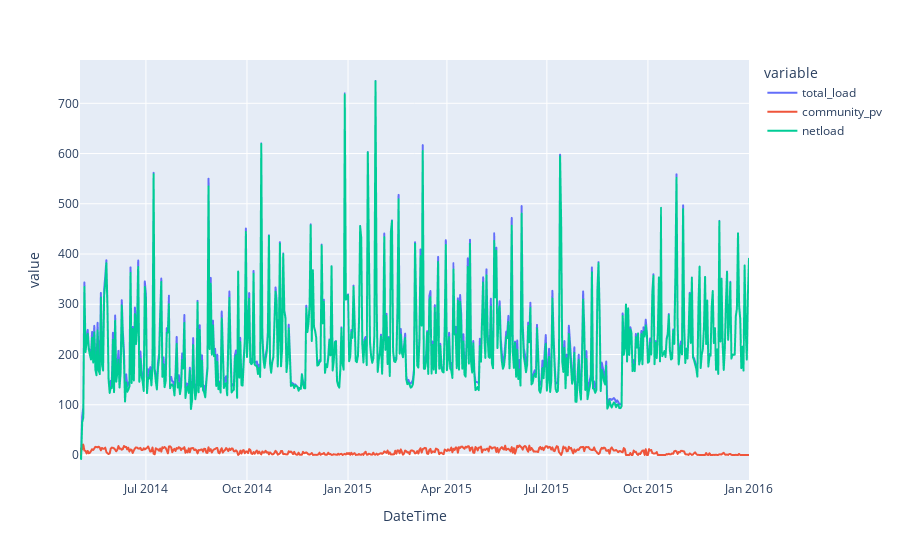

The notebook cell this image was saved under:
### Code cell
px.line(df_netload_1min.resample('1D').mean())

### Figure 1 — Plotly figure (JSON) as saved in the notebook; plotly's stock layout.template omitted (floating-point values rounded to 4 significant figures; data arrays with more than 128 entries replaced by an {"elided": "..."} marker saying what was removed)
{"data": [{"hovertemplate": "variable=total_load<br>DateTime=%{x}<br>value=%{y}<extra></extra>", "legendgroup": "total_load", "line": {"color": "#636efa", "dash": "solid"}, "marker": {"symbol": "circle"}, "mode": "lines", "name": "total_load", "showlegend": true, "type": "scattergl", "x": {"elided": "610 str values"}, "xaxis": "x", "y": {"elided": "610 float values"}, "yaxis": "y"}, {"hovertemplate": "variable=community_pv<br>DateTime=%{x}<br>value=%{y}<extra></extra>", "legendgroup": "community_pv", "line": {"color": "#EF553B", "dash": "solid"}, "marker": {"symbol": "circle"}, "mode": "lines", "name": "community_pv", "showlegend": true, "type": "scattergl", "x": {"elided": "610 str values"}, "xaxis": "x", "y": {"elided": "610 float values"}, "yaxis": "y"}, {"hovertemplate": "variable=netload<br>DateTime=%{x}<br>value=%{y}<extra></extra>", "legendgroup": "netload", "line": {"color": "#00cc96", "dash": "solid"}, "marker": {"symbol": "circle"}, "mode": "lines", "name": "netload", "showlegend": true, "type": "scattergl", "x": {"elided": "610 str values"}, "xaxis": "x", "y": {"elided": "610 float values"}, "yaxis": "y"}], "layout": {"legend": {"title": {"text": "variable"}, "tracegroupgap": 0}, "margin": {"t": 60}, "xaxis": {"anchor": "y", "domain": [0, 1], "title": {"text": "DateTime"}}, "yaxis": {"anchor": "x", "domain": [0, 1], "title": {"text": "value"}}}}
